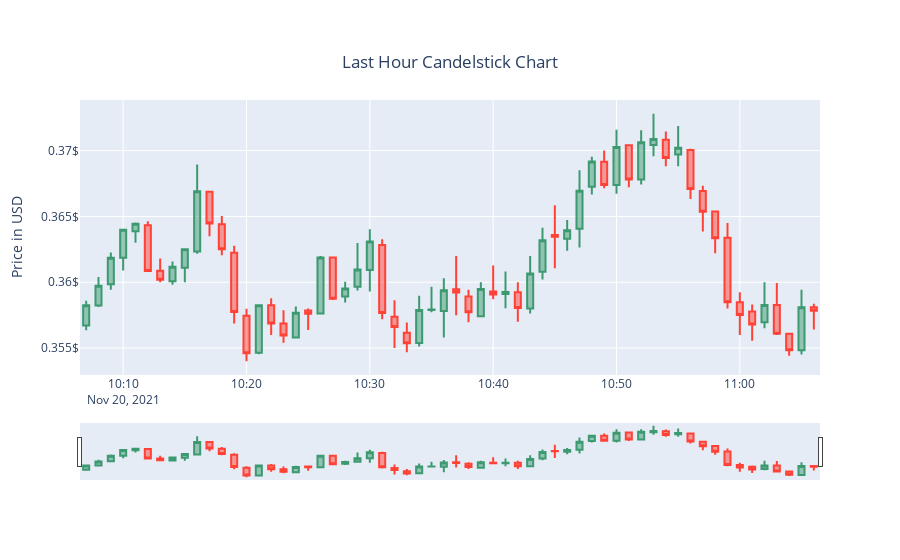
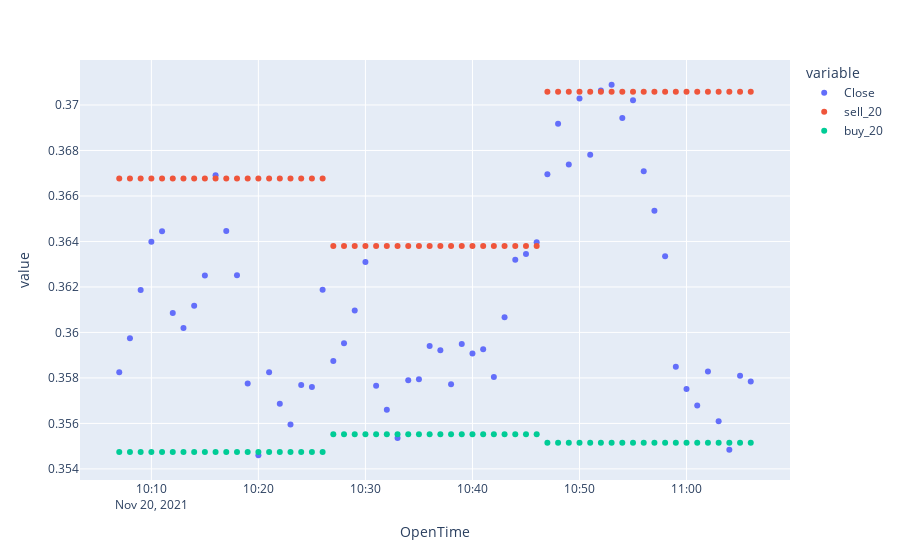
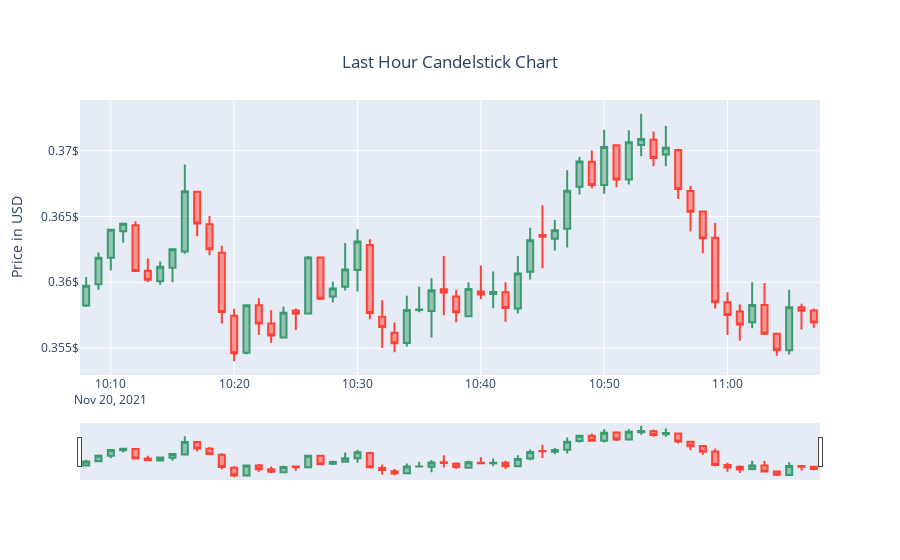
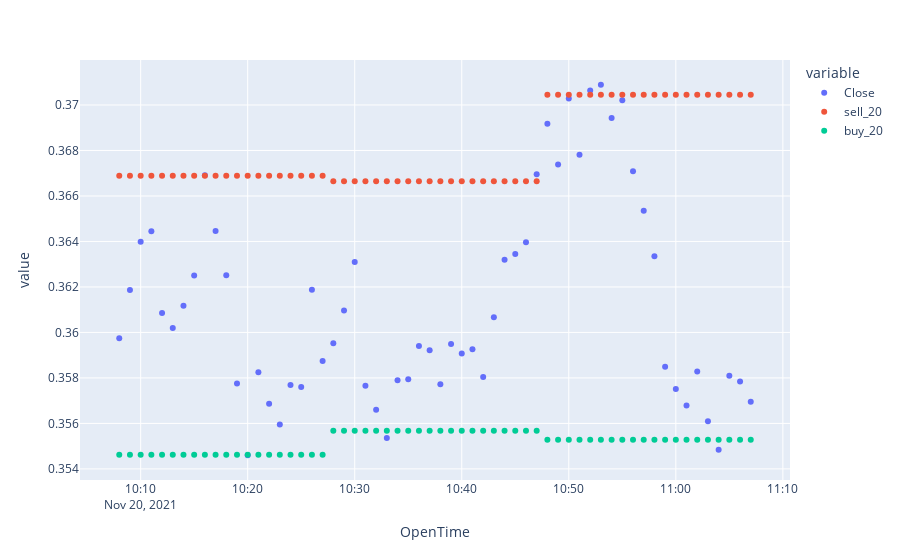

Here is the notebook cell these charts were saved with, in order:
### Code cell
from jobs import coins

symbol = 'GALAUSDT'

flow = coins.Coins(symbol, time='20', test=False).build_flow()
flow.run()
